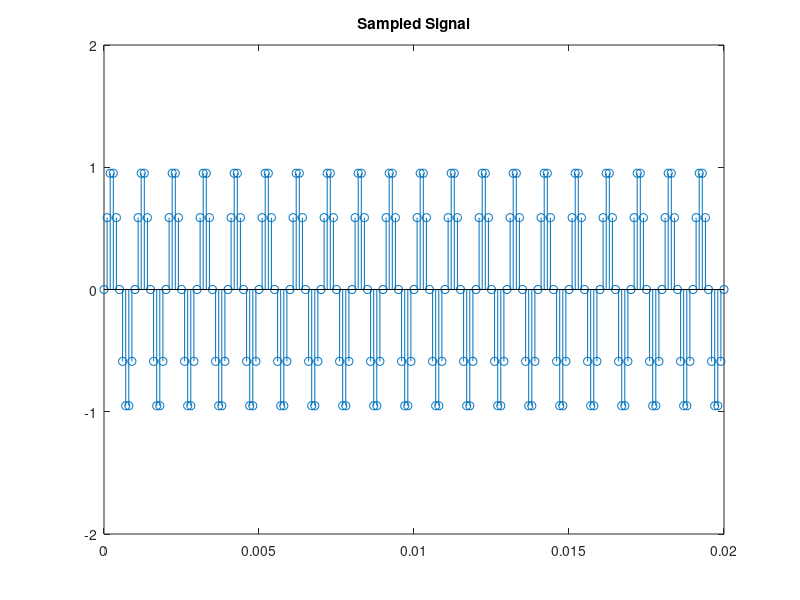

MATLAB code for this plot:
clc
clear all
close all
f = 1000;
fs = 10*f;
t = 0:1/fs:1;
x = sin(2*pi*f*t);
stem(t,x);
axis([0 0.02 -2 2]);
title('Sampled Signal');